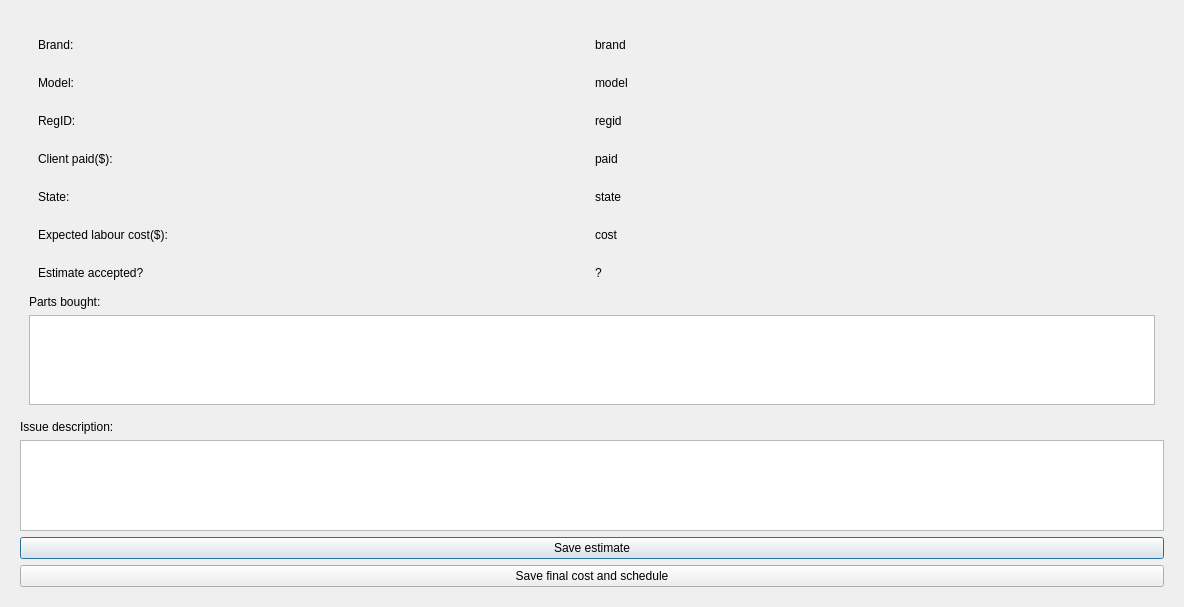
<?xml version="1.0" encoding="UTF-8"?>
<ui version="4.0">
 <class>TicketInfoDialog</class>
 <widget class="QDialog" name="TicketInfoDialog">
  <property name="geometry">
   <rect>
    <x>0</x>
    <y>0</y>
    <width>1184</width>
    <height>607</height>
   </rect>
  </property>
  <property name="windowTitle">
   <string>Dialog</string>
  </property>
  <layout class="QGridLayout" name="gridLayout">
   <item row="0" column="0">
    <layout class="QGridLayout" name="gridLayout_2">
     <property name="sizeConstraint">
      <enum>QLayout::SetNoConstraint</enum>
     </property>
     <item row="0" column="1">
      <widget class="QWidget" name="widget_4" native="true">
       <layout class="QGridLayout" name="gridLayout_11">
        <item row="4" column="0">
         <widget class="QPushButton" name="estimateButton">
          <property name="text">
           <string>Save estimate</string>
          </property>
         </widget>
        </item>
        <item row="3" column="0">
         <widget class="QTextEdit" name="description">
          <property name="textInteractionFlags">
           <set>Qt::NoTextInteraction</set>
          </property>
         </widget>
        </item>
        <item row="2" column="0">
         <widget class="QLabel" name="descriptionLabel">
          <property name="text">
           <string>Issue description:</string>
          </property>
         </widget>
        </item>
        <item row="1" column="0">
         <widget class="QWidget" name="widget_9" native="true">
          <layout class="QGridLayout" name="gridLayout_10">
           <item row="2" column="0">
            <widget class="QWidget" name="widget_3" native="true">
             <layout class="QHBoxLayout" name="horizontalLayout">
              <item>
               <widget class="QLabel" name="regidLabel">
                <property name="text">
                 <string>RegID: </string>
                </property>
               </widget>
              </item>
              <item>
               <widget class="QLabel" name="regid">
                <property name="text">
                 <string>regid</string>
                </property>
               </widget>
              </item>
             </layout>
            </widget>
           </item>
           <item row="8" column="0">
            <widget class="QWidget" name="widget_7" native="true">
             <layout class="QGridLayout" name="gridLayout_9">
              <item row="0" column="0">
               <widget class="QLabel" name="acceptedLabel">
                <property name="text">
                 <string>Estimate accepted?</string>
                </property>
               </widget>
              </item>
              <item row="0" column="1">
               <widget class="QLabel" name="accepted">
                <property name="text">
                 <string>?</string>
                </property>
               </widget>
              </item>
             </layout>
            </widget>
           </item>
           <item row="11" column="0">
            <widget class="QListWidget" name="parts"/>
           </item>
           <item row="4" column="0">
            <widget class="QWidget" name="widget_5" native="true">
             <layout class="QGridLayout" name="gridLayout_7">
              <item row="0" column="0">
               <widget class="QLabel" name="stateLabel">
                <property name="text">
                 <string>State:</string>
                </property>
               </widget>
              </item>
              <item row="0" column="1">
               <widget class="QLabel" name="state">
                <property name="text">
                 <string>state</string>
                </property>
               </widget>
              </item>
             </layout>
            </widget>
           </item>
           <item row="0" column="0">
            <widget class="QWidget" name="widget" native="true">
             <layout class="QGridLayout" name="gridLayout_6">
              <item row="0" column="1">
               <widget class="QLabel" name="brand">
                <property name="text">
                 <string>brand</string>
                </property>
               </widget>
              </item>
              <item row="0" column="0">
               <widget class="QLabel" name="brandLabel">
                <property name="text">
                 <string>Brand:</string>
                </property>
               </widget>
              </item>
             </layout>
            </widget>
           </item>
           <item row="3" column="0">
            <widget class="QWidget" name="widget_8" native="true">
             <layout class="QGridLayout" name="gridLayout_3">
              <item row="0" column="1">
               <widget class="QLabel" name="clientPaid">
                <property name="text">
                 <string>paid</string>
                </property>
               </widget>
              </item>
              <item row="0" column="0">
               <widget class="QLabel" name="clientPaidLabel">
                <property name="text">
                 <string>Client paid($):</string>
                </property>
               </widget>
              </item>
             </layout>
            </widget>
           </item>
           <item row="10" column="0">
            <widget class="QLabel" name="partsLabel">
             <property name="text">
              <string>Parts bought:</string>
             </property>
            </widget>
           </item>
           <item row="5" column="0">
            <widget class="QWidget" name="widget_6" native="true">
             <layout class="QGridLayout" name="gridLayout_8">
              <item row="0" column="0">
               <widget class="QLabel" name="costLabel">
                <property name="text">
                 <string>Expected labour cost($):</string>
                </property>
               </widget>
              </item>
              <item row="0" column="1">
               <widget class="QLabel" name="cost">
                <property name="text">
                 <string>cost</string>
                </property>
               </widget>
              </item>
             </layout>
            </widget>
           </item>
           <item row="1" column="0">
            <widget class="QWidget" name="widget_2" native="true">
             <layout class="QGridLayout" name="gridLayout_5">
              <item row="0" column="0">
               <widget class="QLabel" name="modelLabel">
                <property name="text">
                 <string>Model:</string>
                </property>
               </widget>
              </item>
              <item row="0" column="1">
               <widget class="QLabel" name="model">
                <property name="text">
                 <string>model</string>
                </property>
               </widget>
              </item>
             </layout>
            </widget>
           </item>
          </layout>
         </widget>
        </item>
        <item row="5" column="0">
         <widget class="QPushButton" name="costButton">
          <property name="text">
           <string>Save final cost and schedule</string>
          </property>
         </widget>
        </item>
       </layout>
      </widget>
     </item>
    </layout>
   </item>
  </layout>
 </widget>
 <resources/>
 <connections/>
</ui>
